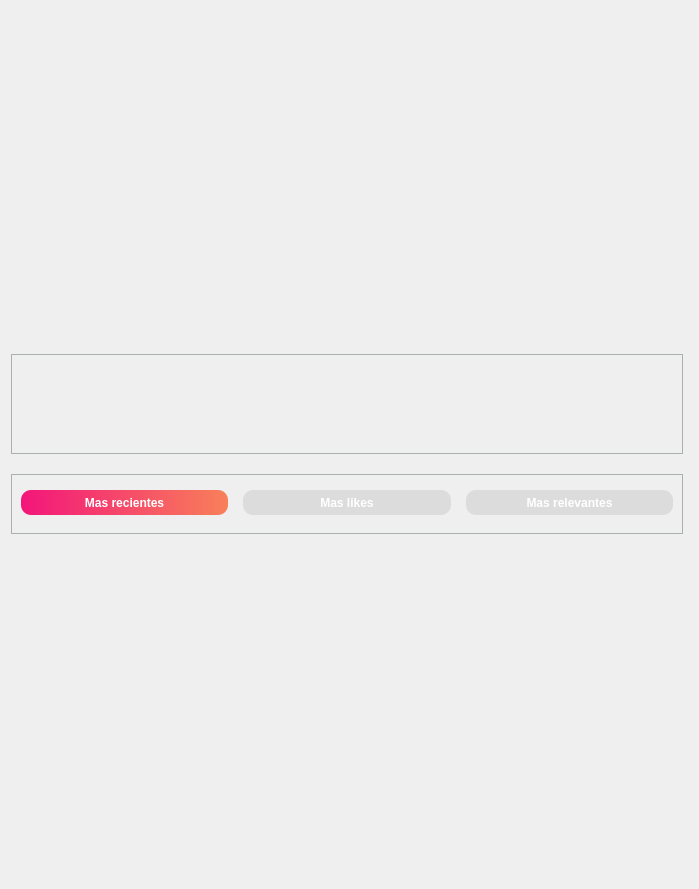
        <widget class="QWidget" name="scrollAreaWidgetContents_2">
         <property name="geometry">
          <rect>
           <x>0</x>
           <y>0</y>
           <width>699</width>
           <height>889</height>
          </rect>
         </property>
         <layout class="QGridLayout" name="gridLayout_9">
          <item row="0" column="0">
           <layout class="QGridLayout" name="gridLayout" columnminimumwidth="0">
            <property name="sizeConstraint">
             <enum>QLayout::SetDefaultConstraint</enum>
            </property>
            <property name="leftMargin">
             <number>0</number>
            </property>
            <property name="topMargin">
             <number>3</number>
            </property>
            <property name="rightMargin">
             <number>5</number>
            </property>
            <property name="bottomMargin">
             <number>3</number>
            </property>
            <property name="horizontalSpacing">
             <number>0</number>
            </property>
            <property name="verticalSpacing">
             <number>20</number>
            </property>
            <item row="1" column="0">
             <widget class="QGroupBox" name="groupBox_9">
              <property name="sizePolicy">
               <sizepolicy hsizetype="Expanding" vsizetype="Expanding">
                <horstretch>0</horstretch>
                <verstretch>0</verstretch>
               </sizepolicy>
              </property>
              <property name="minimumSize">
               <size>
                <width>650</width>
                <height>60</height>
               </size>
              </property>
              <property name="maximumSize">
               <size>
                <width>6855</width>
                <height>60</height>
               </size>
              </property>
              <property name="styleSheet">
               <string notr="true">border: 1px solid #AAAFB1;</string>
              </property>
              <property name="title">
               <string/>
              </property>
              <layout class="QGridLayout" name="gridLayout_12">
               <property name="bottomMargin">
                <number>11</number>
               </property>
               <property name="horizontalSpacing">
                <number>20</number>
               </property>
               <property name="verticalSpacing">
                <number>0</number>
               </property>
               <item row="0" column="0">
                <layout class="QHBoxLayout" name="horizontalLayout_16">
                 <property name="spacing">
                  <number>15</number>
                 </property>
                 <item>
                  <widget class="QPushButton" name="pushButton_8">
                   <property name="minimumSize">
                    <size>
                     <width>0</width>
                     <height>25</height>
                    </size>
                   </property>
                   <property name="maximumSize">
                    <size>
                     <width>16777215</width>
                     <height>25</height>
                    </size>
                   </property>
                   <property name="styleSheet">
                    <string notr="true">background-color: qlineargradient(spread:pad, x1:0, y1:0, x2:1, y2:0, stop:0 rgba(243, 21, 122, 1), stop:1 rgba(248, 128, 89, 1));
border-radius: 10px;
color: white;
font-weight: bold;
border: 1px white solid;</string>
                   </property>
                   <property name="text">
                    <string>Mas recientes</string>
                   </property>
                  </widget>
                 </item>
                 <item>
                  <widget class="QPushButton" name="pushButton_9">
                   <property name="minimumSize">
                    <size>
                     <width>0</width>
                     <height>25</height>
                    </size>
                   </property>
                   <property name="maximumSize">
                    <size>
                     <width>16777215</width>
                     <height>25</height>
                    </size>
                   </property>
                   <property name="styleSheet">
                    <string notr="true">background-color: #DCDCDC;
border-radius: 10px;
color: white;
font-weight: bold;
border: 1px white solid;</string>
                   </property>
                   <property name="text">
                    <string>Mas likes</string>
                   </property>
                  </widget>
                 </item>
                 <item>
                  <widget class="QPushButton" name="pushButton_10">
                   <property name="minimumSize">
                    <size>
                     <width>0</width>
                     <height>25</height>
                    </size>
                   </property>
                   <property name="maximumSize">
                    <size>
                     <width>16777215</width>
                     <height>25</height>
                    </size>
                   </property>
                   <property name="styleSheet">
                    <string notr="true">background-color: #DCDCDC;
border-radius: 10px;
color: white;
font-weight: bold;
border: 1px white solid;</string>
                   </property>
                   <property name="text">
                    <string>Mas relevantes</string>
                   </property>
                  </widget>
                 </item>
                </layout>
               </item>
              </layout>
             </widget>
            </item>
            <item row="0" column="0">
             <widget class="QGroupBox" name="groupBox">
              <property name="sizePolicy">
               <sizepolicy hsizetype="Expanding" vsizetype="Fixed">
                <horstretch>0</horstretch>
                <verstretch>0</verstretch>
               </sizepolicy>
              </property>
              <property name="minimumSize">
               <size>
                <width>655</width>
                <height>60</height>
               </size>
              </property>
              <property name="maximumSize">
               <size>
                <width>700</width>
                <height>100</height>
               </size>
              </property>
              <property name="sizeIncrement">
               <size>
                <width>0</width>
                <height>0</height>
               </size>
              </property>
              <property name="layoutDirection">
               <enum>Qt::LeftToRight</enum>
              </property>
              <property name="styleSheet">
               <string notr="true">border: 1px solid #AAAFB1;
</string>
              </property>
              <property name="title">
               <string/>
              </property>
              <property name="alignment">
               <set>Qt::AlignLeading|Qt::AlignLeft|Qt::AlignTop</set>
              </property>
              <layout class="QGridLayout" name="gridLayout_10">
               <property name="sizeConstraint">
                <enum>QLayout::SetDefaultConstraint</enum>
               </property>
               <property name="leftMargin">
                <number>11</number>
               </property>
               <property name="topMargin">
                <number>11</number>
               </property>
               <property name="rightMargin">
                <number>11</number>
               </property>
               <property name="bottomMargin">
                <number>11</number>
               </property>
               <property name="spacing">
                <number>11</number>
               </property>
               <item row="1" column="0">
                <layout class="QGridLayout" name="gridLayout_11">
                 <item row="0" column="0">
                  <layout class="QHBoxLayout" name="horizontalLayout_15">
                   <property name="spacing">
                    <number>7</number>
                   </property>
                   <property name="leftMargin">
                    <number>0</number>
                   </property>
                   <property name="topMargin">
                    <number>0</number>
                   </property>
                   <property name="rightMargin">
                    <number>0</number>
                   </property>
                   <property name="bottomMargin">
                    <number>0</number>
                   </property>
                  </layout>
                 </item>
                </layout>
               </item>
              </layout>
             </widget>
            </item>
           </layout>
          </item>
         </layout>
        </widget>
